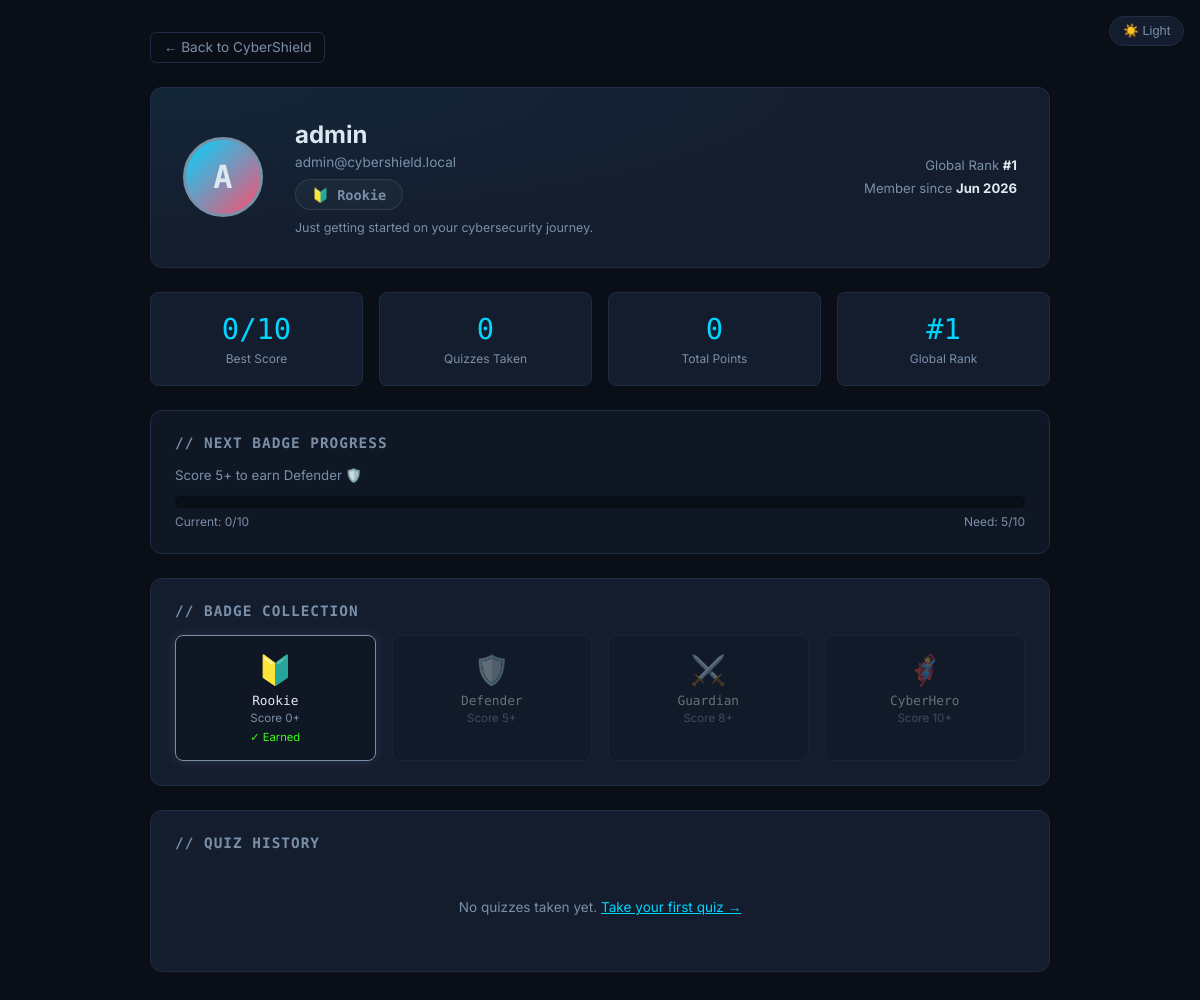
The app's page /profile.php (signed in) with its own data.
### tables this page shows
CREATE TABLE IF NOT EXISTS users (
  id              INT AUTO_INCREMENT PRIMARY KEY,
  username        VARCHAR(50)  NOT NULL UNIQUE,
  email           VARCHAR(120) NOT NULL UNIQUE,
  password_hash   VARCHAR(255) NOT NULL,
  role            ENUM('user','admin') DEFAULT 'user',
  is_verified     TINYINT(1)   DEFAULT 0,
  is_banned       TINYINT(1)   DEFAULT 0,
  verify_token    VARCHAR(64)  DEFAULT NULL,
  reset_token     VARCHAR(64)  DEFAULT NULL,
  reset_expires   DATETIME     DEFAULT NULL,
  avatar_initial  CHAR(1)      GENERATED ALWAYS AS (UPPER(LEFT(username,1))) STORED,
  total_score     INT          DEFAULT 0,
  quizzes_taken   INT          DEFAULT 0,
  best_score      INT          DEFAULT 0,
  badge_level     ENUM('Rookie','Defender','Guardian','CyberHero') DEFAULT 'Rookie',
  created_at      DATETIME     DEFAULT CURRENT_TIMESTAMP,
  last_login      DATETIME     DEFAULT NULL
);

### includes/auth.php (called while the page is built, shortened)
<?php
require_once __DIR__ . '/db.php';
function isLoggedIn(): bool {
    return isset($_SESSION['user_id']);
}
function currentUser(): ?array {
    $stmt = db()->prepare('SELECT * FROM users WHERE id = ? AND is_banned = 0');
    $stmt->execute([$_SESSION['user_id']]);
    return $stmt->fetch() ?: null;
}

### includes/db.php (called while the page is built, shortened)
<?php
function db(): PDO {
    static $pdo = null;
    if ($pdo === null) {
        $dsn = sprintf('mysql:host=%s;dbname=%s;charset=%s',
                       DB_HOST, DB_NAME, DB_CHARSET);
        $options = [
            PDO::ATTR_ERRMODE            => PDO::ERRMODE_EXCEPTION,
            PDO::ATTR_DEFAULT_FETCH_MODE => PDO::FETCH_ASSOC,
            PDO::ATTR_EMULATE_PREPARES   => false,
        ];
        try {
            $pdo = new PDO($dsn, DB_USER, DB_PASS, $options);
        } catch (PDOException $e) {
            http_response_code(500);
            die(json_encode(['error' => 'Database connection failed. Check config.php']));
        }
    }
    return $pdo;
}

### profile.php (the view, shortened to what this page needs)
<?php
require_once __DIR__ . '/includes/auth.php';
$user = currentUser();
$history = db()->prepare(
    'SELECT score, total_q, percentage, taken_at FROM quiz_scores
     WHERE user_id = ? ORDER BY taken_at DESC LIMIT 10'
);
$history->execute([$user['id']]);
$scores = $history->fetchAll();
$rank = db()->prepare(
    'SELECT COUNT(*) + 1 AS rank FROM users
     WHERE best_score > ? AND role = "user" AND is_banned = 0'
);
$rank->execute([$user['best_score']]);
$rankNum = $rank->fetchColumn();
$badgeInfo = [
    'Rookie'    => ['icon' => '🔰', 'color' => '#7a8fa8', 'desc' => 'Just getting started on your cybersecurity journey.'],
    'Defender'  => ['icon' => '🛡️', 'color' => '#00d4ff', 'desc' => 'You\'ve shown solid cybersecurity awareness.'],
    'Guardian'  => ['icon' => '⚔️', 'color' => '#ffd166', 'desc' => 'A skilled guardian of digital security!'],
    'CyberHero' => ['icon' => '🦸', 'color' => '#39ff14', 'desc' => 'Elite cybersecurity expert — perfect score!'],
];
$badge = $badgeInfo[$user['badge_level']];
?>
<!DOCTYPE html>
<html lang="en">
<head>
</head>
<body>
<button class="theme-toggle" onclick="toggleTheme()" id="themeBtn">☀️ Light</button>
<div class="container">
  <a href="/cybershield/public/index.php" class="back-btn">← Back to CyberShield</a>
  <div class="profile-card">
    <div class="avatar"><?= htmlspecialchars($user['avatar_initial']) ?></div>
    <div class="profile-info">
      <h2><?= htmlspecialchars($user['username']) ?></h2>
      <div class="email"><?= htmlspecialchars($user['email']) ?></div>
      <div class="badge-display" style="color:<?= $badge['color'] ?>;border-color:<?= $badge['color'] ?>33;background:<?= $badge['color'] ?>11">
        <?= $badge['icon'] ?> <?= $user['badge_level'] ?>
      </div>
      <div style="font-size:.78rem;color:var(--muted);margin-top:.6rem"><?= $badge['desc'] ?></div>
    </div>
    <div class="profile-meta">
      <div>Global Rank <strong>#<?= $rankNum ?></strong></div>
      <div>Member since <strong><?= date('M Y', strtotime($user['created_at'])) ?></strong></div>
    </div>
  </div>
  <div class="stats-row">
    <div class="stat-box"><span class="val"><?= $user['best_score'] ?>/10</span><div class="lbl">Best Score</div></div>
    <div class="stat-box"><span class="val"><?= $user['quizzes_taken'] ?></span><div class="lbl">Quizzes Taken</div></div>
    <div class="stat-box"><span class="val"><?= $user['total_score'] ?></span><div class="lbl">Total Points</div></div>
    <div class="stat-box"><span class="val">#<?= $rankNum ?></span><div class="lbl">Global Rank</div></div>
  </div>
  <?php
    $nextBadge = match($user['badge_level']) {
        'Rookie'   => ['name'=>'Defender',  'need'=>5,  'label'=>'Score 5+ to earn Defender 🛡️'],
        'Defender' => ['name'=>'Guardian',  'need'=>8,  'label'=>'Score 8+ to earn Guardian ⚔️'],
        'Guardian' => ['name'=>'CyberHero', 'need'=>10, 'label'=>'Score 10/10 to become CyberHero 🦸'],
        default    => null,
    };
    $best = (int)$user['best_score'];
  ?>
  <?php if ($nextBadge): ?>
  <div class="progress-wrap">
    <h3>// NEXT BADGE PROGRESS</h3>
    <p style="font-size:.83rem;color:var(--muted);margin-bottom:.8rem"><?= $nextBadge['label'] ?></p>
    <?php $pct = min(100, round($best / $nextBadge['need'] * 100)); ?>
    <div class="progress-bar-bg"><div class="progress-bar-fill" style="width:<?= $pct ?>%"></div></div>
    <div class="progress-labels"><span>Current: <?= $best ?>/10</span><span>Need: <?= $nextBadge['need'] ?>/10</span></div>
  </div>
  <?php endif; ?>
  <div class="badge-section">
    <h3>// BADGE COLLECTION</h3>
    <div class="badge-list">
      <?php
        $order  = ['Rookie','Defender','Guardian','CyberHero'];
        $thresholds = ['Rookie'=>0,'Defender'=>5,'Guardian'=>8,'CyberHero'=>10];
        $current = $user['badge_level'];
        $currentIdx = array_search($current, $order);
        foreach ($order as $i => $b):
          $info   = $badgeInfo[$b];
          $earned = $i <= $currentIdx;
          $isCurr = $b === $current;
          $cls    = $isCurr ? 'badge-item current' : ($earned ? 'badge-item earned' : 'badge-item');
      ?>
      <div class="<?= $cls ?>">
        <span class="b-icon"><?= $info['icon'] ?></span>
        <div class="b-name"><?= $b ?></div>
        <div class="b-req">Score <?= $thresholds[$b] ?>+</div>
        <?= $earned ? '<div style="font-size:.7rem;color:var(--safe);margin-top:.3rem">✓ Earned</div>' : '' ?>
      </div>
      <?php endforeach; ?>
    </div>
  </div>
  <div class="history-section">
    <h3>// QUIZ HISTORY</h3>
    <?php if (!$scores): ?>
      <div class="history-empty">No quizzes taken yet. <a href="/#quiz" style="color:var(--accent)">Take your first quiz →</a></div>
    <?php endif; ?>
  </div>
</div>
</body>
</html>

### records on screen
users: avatar_initial "A", username "admin", email "admin@cybershield.local", badge_level "🔰", badge_level "Rookie", badge_level "Just getting started on your cybersecurity journey.", created_at "Jun 2026", best_score "0", quizzes_taken "0", total_score "0", badge_level "Score 5+ to earn Defender 🛡️", badge_level "5"

### other values on screen
$rankNum "1"
$info['icon'] "🔰"
$b "Rookie"
$thresholds[$b] "0"
$info['icon'] "🛡️"
$b "Defender"
$thresholds[$b] "5"
$info['icon'] "⚔️"
$b "Guardian"
$thresholds[$b] "8"
$info['icon'] "🦸"
$b "CyberHero"
$thresholds[$b] "10"
